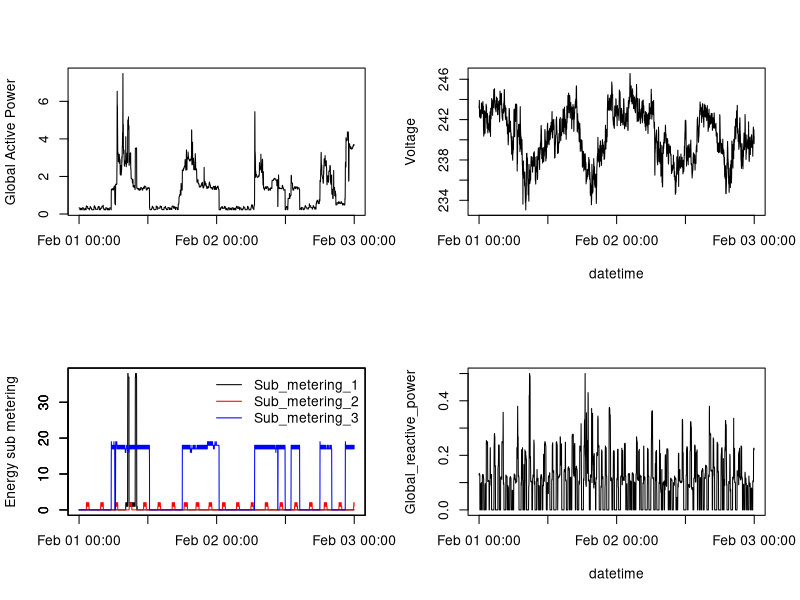

Source code (R):
library(lubridate)
power<-read.csv('household_power_cons_subset_feb1and2_2007.csv')
date_time<-paste(power$Date,power$Time, sep = " ")
posix_date_time<-dmy_hms(date_time)

png(file = "plot4.png",width = 480, height = 480, units = "px")
par(mfrow=c(2,2))


#plot in upper left
 plot(posix_date_time,power$Global_active_power, type='l',xlab="",ylab="Global Active Power")
 
 #plot in upper right
 plot(posix_date_time,power$Voltage,xlab='datetime',ylab='Voltage',type='l')
   
 #plot in lower left 
max<-max(max(power$Sub_metering_1),max(power$Sub_metering_2),max(power$Sub_metering_3))
plot(posix_date_time,power$Sub_metering_1,ylim=c(0,max),xlab='',ylab='',col="black",type='l',xaxt='n')
par(new=T)
plot(posix_date_time,power$Sub_metering_2,ylim=c(0,max),xlab='',ylab='',col="red",type='l',xaxt='n')
par(new=T)
plot(posix_date_time,power$Sub_metering_3,ylim=c(0,max),xlab='',ylab='Energy sub metering',col="blue",type='l')
legend("topright",lty=c(1,1,1),col=c("black","red","blue"),legend=c("Sub_metering_1","Sub_metering_2","Sub_metering_3"),bty = "n")

#plot in lower right
 plot(posix_date_time,power$Global_reactive_power,xlab='datetime',ylab='Global_reactive_power',type='l')


dev.off()